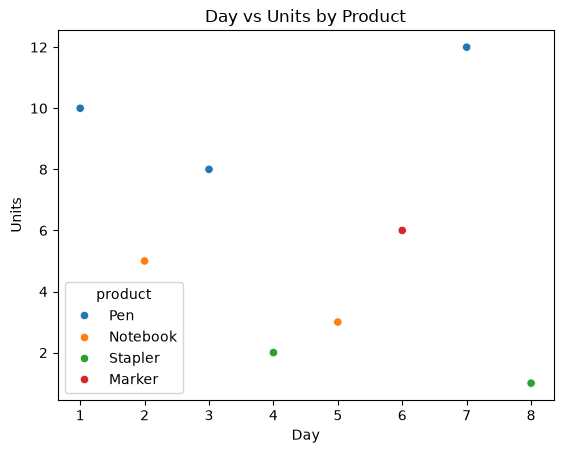

This figure's Python source:
import pandas as pd
import seaborn as sns
import matplotlib.pyplot as plt

orders = pd.DataFrame({
    "day": [1, 2, 3, 4, 5, 6, 7, 8],
    "product": ["Pen", "Notebook", "Pen", "Stapler", "Notebook", "Marker", "Pen", "Stapler"],
    "units": [10, 5, 8, 2, 3, 6, 12, 1]
})

sns.scatterplot(
    data=orders,
    x="day",
    y="units",
    hue="product"
)

plt.xlabel("Day")
plt.ylabel("Units")
plt.title("Day vs Units by Product")

plt.savefig("seaborn_scatter_units.png", bbox_inches="tight")

print("Saved seaborn_scatter_units.png")
